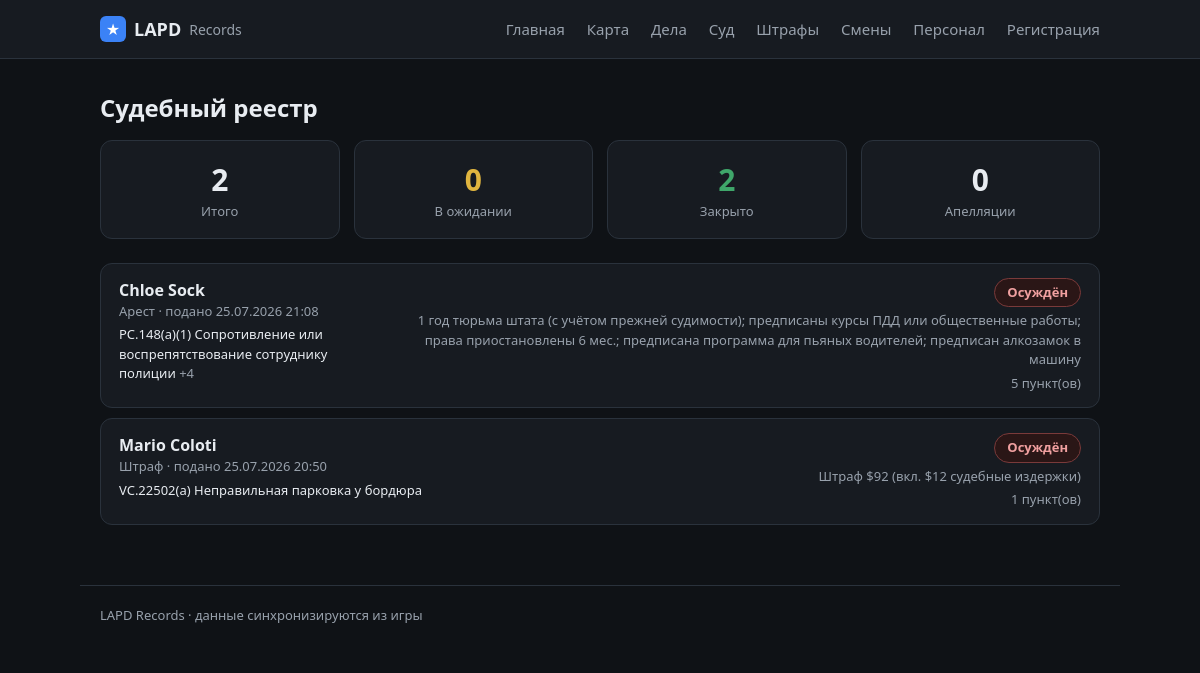
The page /court on the database as committed earlier.
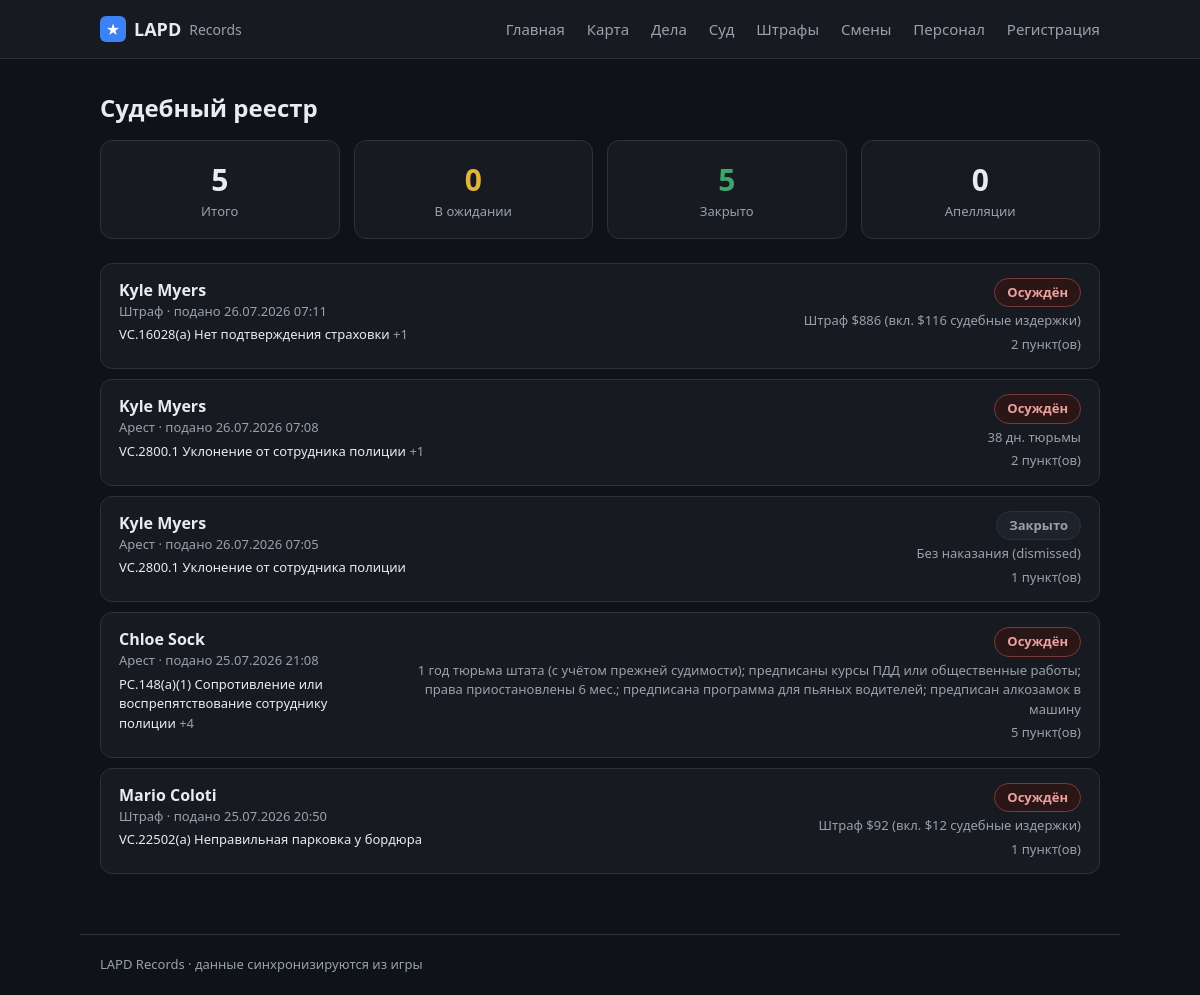
The same page on the database as committed later.
### tables this page shows
CREATE TABLE court_cases (
                id INTEGER PRIMARY KEY AUTOINCREMENT,
                external_id TEXT UNIQUE,
                subject_name TEXT,
                source TEXT,
                filed_at TEXT,
                status INTEGER,
                outcome INTEGER,
                sentence TEXT,
                notes TEXT,
                judge TEXT, prosecutor TEXT, defense TEXT, courtroom TEXT, plea TEXT,
                appeal_filed INTEGER DEFAULT 0,
                charges TEXT, timeline TEXT,
                synced_at TEXT
            );

### app/main.py (the view)
@app.route("/court")
def court():
    return render_template("court.html", cases=db.list_court_cases(200), summary=db.court_summary())

### app/db.py (called while the page is built)
def fmt_dt(iso):
    try:
        dt = datetime.datetime.fromisoformat(iso)
        return dt.strftime("%d.%m.%Y %H:%M")
    except Exception:
        return iso or "—"

@contextmanager
def get_conn():
    conn = sqlite3.connect(config.DB_PATH)
    conn.row_factory = sqlite3.Row
    try:
        yield conn
        conn.commit()
    finally:
        conn.close()

def _jsonlist(val):
    if not val:
        return []
    try:
        return json.loads(val)
    except Exception:
        return [x.strip() for x in str(val).split(",") if x.strip()]

def _fix_rooms(s):
    return re.sub(r"(\d)([А-Я])", lambda m: m.group(1) + _CYR2LAT.get(m.group(2), m.group(2)), s)

def localize(text):
    if not text or not isinstance(text, str):
        return text
    out = text
    for en, ru in _PHRASES:
        out = out.replace(en, ru)
    return _fix_rooms(out)

def court_label(status, outcome, appeal):
    if appeal:
        return "Апелляция", "st-in_court"
    if status != 3:
        return "В ожидании", "st-submitted"
    return COURT_OUTCOME.get(outcome, "Закрыто"), COURT_OUTCOME_CLS.get(outcome, "st-closed")

def list_court_cases(limit=200):
    with get_conn() as c:
        return [_row_to_court(r) for r in c.execute(
            "SELECT * FROM court_cases ORDER BY filed_at DESC LIMIT ?", (limit,)).fetchall()]

def court_summary():
    with get_conn() as c:
        total = c.execute("SELECT COUNT(*) FROM court_cases").fetchone()[0]
        pending = c.execute("SELECT COUNT(*) FROM court_cases WHERE status!=3").fetchone()[0]
        closed = c.execute("SELECT COUNT(*) FROM court_cases WHERE status=3").fetchone()[0]
        appeals = c.execute("SELECT COUNT(*) FROM court_cases WHERE appeal_filed=1").fetchone()[0]
        return {"total": total, "pending": pending, "closed": closed, "appeals": appeals}

### app/main.py (called while the page is built)
@app.context_processor
def inject_globals():
    return {"community": config.COMMUNITY_NAME, "STATUS_RU": db.STATUS_RU,
            "static_export": os.environ.get("STATIC_EXPORT") == "1"}

### app/templates/court.html (shortened to what this page needs)
{% extends "base.html" %}
{% block content %}
<h1>Судебный реестр</h1>
<section class="stats court-stats">
  <div class="stat"><div class="num">{{ summary.total }}</div><div class="lbl">Итого</div></div>
  <div class="stat"><div class="num" style="color:#e0b53f">{{ summary.pending }}</div><div class="lbl">В ожидании</div></div>
  <div class="stat"><div class="num" style="color:#3fa66a">{{ summary.closed }}</div><div class="lbl">Закрыто</div></div>
  <div class="stat"><div class="num">{{ summary.appeals }}</div><div class="lbl">Апелляции</div></div>
</section>
{% if cases %}
<div class="court-list">
  {% for c in cases %}
  <a class="court-row" href="{{ url_for('court_case_view', cid=c.id) }}">
    <div class="court-main">
      <div class="court-name">{{ c.subject_name }}</div>
      <div class="muted small">{{ c.source or '—' }} · подано {{ c.filed_fmt }}</div>
      <div class="court-charge">
        {% if c.charges %}
          {{ c.charges[0].ChargeCode }} {{ c.charges[0].Description }}
          {% if c.charges|length > 1 %}<span class="muted">+{{ c.charges|length - 1 }}</span>{% endif %}
        {% endif %}
      </div>
    </div>
    <div class="court-verdict">
      <span class="tag {{ c.label_cls }} big">{{ c.label }}</span>
      {% if c.sentence %}<div class="muted small">{{ c.sentence }}</div>{% endif %}
      <div class="muted small">{{ c.charges|length }} пункт(ов)</div>
    </div>
  </a>
  {% endfor %}
</div>
{% else %}
  <p class="empty">Судебных дел пока нет. Появятся после синхронизации с игрой (pdComp).</p>
{% endif %}
{% endblock %}

### app/templates/base.html (shortened to what this page needs)
<!doctype html>
<html lang="ru">
<head>
  <link rel="stylesheet" href="{{ url_for('static', filename='style.css') }}">
</head>
<body>
  <header class="topbar">
    <div class="wrap">
      <a class="brand" href="{{ url_for('index') }}">
        <span class="badge">★</span> {{ community }} <span class="sub">Records</span>
      </a>
      <nav>
        <a href="{{ url_for('index') }}">Главная</a>
        <a href="{{ url_for('game_map') }}">Карта</a>
        <a href="{{ url_for('cases') }}">Дела</a>
        <a href="{{ url_for('court') }}">Суд</a>
        <a href="{{ url_for('citations') }}">Штрафы</a>
        <a href="{{ url_for('shifts') }}">Смены</a>
        <a href="{{ url_for('staff') }}">Персонал</a>
        <a href="{{ url_for('register') }}">Регистрация</a>
      </nav>
    </div>
  </header>
  <main class="wrap">
    {% block content %}{% endblock %}
  </main>
  <footer class="wrap foot">{{ community }} Records · данные синхронизируются из игры</footer>
</body>
</html>

### app/static/style.css (style rules this page uses)
:root { --bg:#0f1216; --surface:#171b21; --surface2:#1d232b; --border:#2a323c; --text:#e8ecf1; --muted:#98a1ac; --accent:#3b82f6; --accent2:#2563eb; --wanted:#e05252; --ok:#3fa66a; --gold:#e0b53f; }
* { box-sizing:border-box }
body { margin:0;background:var(--bg);color:var(--text); font-family:system-ui,-apple-system,"Segoe UI",Roboto,sans-serif;font-size:15px;line-height:1.5 }
a { color:inherit;text-decoration:none }
.wrap { max-width:1040px;margin:0 auto;padding:0 20px }
.topbar { background:var(--surface);border-bottom:1px solid var(--border);position:sticky;top:0;z-index:5 }
.topbar .wrap { display:flex;align-items:center;justify-content:space-between;height:58px }
.brand { font-weight:700;font-size:18px;display:flex;align-items:center;gap:8px }
.brand .sub { color:var(--muted);font-weight:500;font-size:14px }
.badge { display:inline-grid;place-items:center;width:26px;height:26px;border-radius:6px; background:var(--accent);color:#fff;font-size:14px }
nav a { color:var(--muted);margin-left:18px;font-weight:500 }
main.wrap { padding-top:26px;padding-bottom:40px }
h1 { font-size:24px;margin:.2em 0 .6em }
.stats { display:grid;grid-template-columns:repeat(4,1fr);gap:14px;margin-bottom:24px }
.stat { background:var(--surface);border:1px solid var(--border);border-radius:12px;padding:16px;text-align:center }
.stat .num { font-size:30px;font-weight:700 }
.stat .lbl { color:var(--muted);font-size:13px }
.muted { color:var(--muted) }
.small { font-size:13px }
.tag { display:inline-block;padding:2px 9px;border-radius:20px;font-size:12px;font-weight:600; background:var(--surface2);border:1px solid var(--border);color:var(--muted) }
.tag.big { font-size:13px;padding:4px 12px }
.st-convicted { color:#f0a0a0;border-color:#7a3a3a;background:#2a1616 }
.st-closed { color:var(--muted) }
.court-stats { grid-template-columns:repeat(4,1fr) }
.court-list { display:flex;flex-direction:column;gap:10px }
.court-row { display:flex;justify-content:space-between;gap:16px;background:var(--surface);border:1px solid var(--border); border-radius:12px;padding:14px 18px;transition:background .12s }
.court-name { font-weight:700;font-size:16px }
.court-charge { margin-top:4px;font-size:13px }
.court-verdict { text-align:right;min-width:180px }
.court-verdict .muted { margin-top:4px }
.foot { color:var(--muted);font-size:13px;padding:20px;border-top:1px solid var(--border);margin-top:20px }

Rows that differ between the two databases and show on the page:
added court_cases: subject_name "Kyle Myers", source "Штраф", filed_fmt "26.07.2026 07:11", charges "VC.16028(a)", charges "Нет подтверждения страховки", charges|length "1", label "Осуждён", sentence "Штраф $886 (вкл. $116 судебные издержки)", charges|length "2"
added court_cases: subject_name "Kyle Myers", source "Арест", filed_fmt "26.07.2026 07:08", charges "VC.2800.1", charges "Уклонение от сотрудника полиции", charges|length "1", label "Осуждён", sentence "38 дн. тюрьмы", charges|length "2"
added court_cases: subject_name "Kyle Myers", source "Арест", filed_fmt "26.07.2026 07:05", charges "VC.2800.1", charges "Уклонение от сотрудника полиции", label "Закрыто", sentence "Без наказания (dismissed)", charges|length "1"
Other text that changed with them:
{{ summary.total }}: "2" → "5"
{{ summary.closed }}: "2" → "5"
